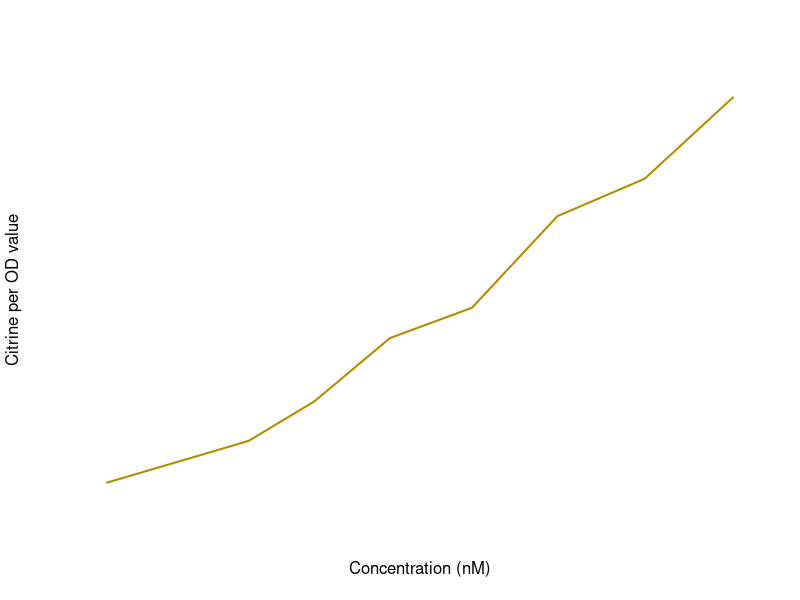

Write the R code that produced this figure. (Note: this script raises an error after producing the figure.)
#Graph at max expression for the different estradiol concentrations
max_val <- c(272.2143115, 2386.113856, 4387.855756, 
             7603.326305, 9134.297129, 13779.35727, 
             15677.94506, 19800.59626	)
conc <- c(0, 2, 4, 8, 16, 32, 64, 128)
max_std <- c(61.33724757, 79.48970905, 108.8775488, 
                 298.5367273, 722.8422138, 458.6050947, 
                 544.1148317, 1663.170019)
est_max <- data.frame(max_val, conc, max_std)

pdf("est_max.pdf", useDingbats=FALSE, width=5, height=5, colormodel="rgb")
plot(log10(est_max$conc + 1), est_max$max_val,
     xlab="Concentration (nM)",
     ylab="Citrine per OD value",
     axes = FALSE, 
     type="l", 
     col="#b58900", 
     lwd=2)
segments(log10(est_max$conc + 1), est_max$max_val - est_max$max_std, 
         log10(est_max$conc + 1), est_max$max_val + est_max$max_std, col = alpha("#b58900", 0.8), lwd = 2)
## Draw axes, title, etc.
axis(side = 1, at = c(log10(1), log10(3), log10(5), log10(9), log10(17), log10(33), log10(65), log10(129)), 
     labels=c("0", "2", "4", "8", "16", "32", "64", "128"))
axis(side = 2, at = c(0, 5000, 10000, 15000, 20000), labels=c("0", "5000", "10000", "15000", "20000"))
title(main = "Citrine Expression vs Estradiol Concentration")
dev.off()


#Graph at max expression for the different tet concentrations
pgal_max_val <- c(10260.14284, 10717.84645, 9494.675883, 
                  6007.743148, 3589.354932, 3525.863596, 
                  3802.993432, 4051.52212)
pgal_conc <- c(0, 3.9, 7.8, 15.6, 31.3, 62.5, 125, 250)
pgal_max_std <- c(820.0955718, 340.1950584, 276.9320225, 
                  335.4882575, 217.7146642, 28.12893389, 
                  126.5493831, 411.3870831)
pgal_max <- data.frame(pgal_max_val, pgal_conc, pgal_max_std)

padh1_max_val <- c(15264.31562, 14510.31592, 13186.95844,
                   7192.598542, 4578.049562, 4026.019972, 
                   3385.416766, 2509.807193)
padh1_conc <- c(0, 3.9, 7.8, 15.6, 31.3, 62.5, 125, 250)
padh1_max_std <- c(1398.837151, 679.9789641, 2424.579898, 
                   2227.157657, 281.8380073, 328.4391969, 
                   678.489613, 536.5066049)
padh1_max <- data.frame(padh1_max_val, padh1_conc, padh1_max_std)

pdf("tetgRNA_max.pdf", useDingbats=FALSE, width=5.5, height=5.5, colormodel="rgb")
plot(log10(pgal_max$pgal_conc + 1), pgal_max$pgal_max_val,
     xlab="Concentration (ng/mL)",
     ylab="Citrine per OD value",
     ylim = c(0,17000), 
     axes = FALSE, 
     type="l", 
     col="#6c71c4", 
     lwd=2)
lines(log10(padh1_max$padh1_conc + 1), padh1_max$padh1_max_val, 
      type="l", 
      col="#dc322f", 
      lwd=2)
segments(log10(pgal_max$pgal_conc + 1), pgal_max$pgal_max_val - pgal_max$pgal_max_std, 
         log10(pgal_max$pgal_conc + 1), pgal_max$pgal_max_val + pgal_max$pgal_max_std, col = alpha("#6c71c4", 0.8), lwd = 2)
segments(log10(padh1_max$padh1_conc + 1), padh1_max$padh1_max_val - padh1_max$padh1_max_std, 
         log10(padh1_max$padh1_conc + 1), padh1_max$padh1_max_val + padh1_max$padh1_max_std, col = alpha("#dc322f", 0.8), lwd = 2)
## Draw axes, title, etc.
axis(side = 1, at = c(log10(1), log10(4.9), log10(8.8), log10(16.6), log10(32.3), log10(63.5), log10(126), log10(251)), 
     labels=c("0", "3.9", "7.8", "15.6", "31.3", "62.5", "125", "250"))
axis(side = 2, at = c(0, 4000, 8000, 12000, 16000), labels=c("0", "4000", "8000", "12000", "16000"))
title(main = "Citrine Expression vs tet Concentration")
dev.off()
